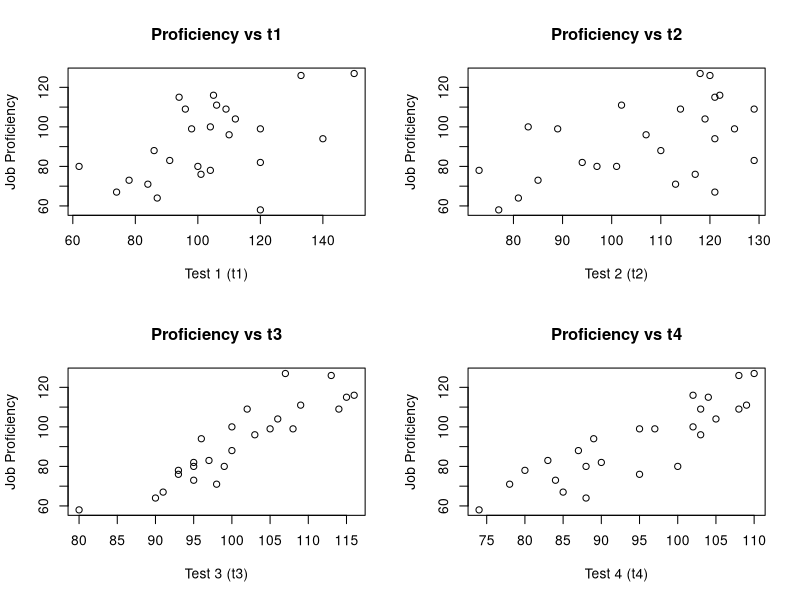

Here is the R script that generated this plot:
# Problem 1 , part 1:
library(readxl)
jobs <- read_excel("data.xlsx", col_names = FALSE)
colnames(jobs) <- c("proficiency", "t1", "t2", "t3", "t4")
summary(jobs)
par(mfrow = c(2, 2))

# Biểu đồ proficiency vs t1
plot(jobs$t1, jobs$proficiency,
     xlab = "Test 1 (t1)",
     ylab = "Job Proficiency",
     main = "Proficiency vs t1")
# Biểu đồ proficiency vs t2
plot(jobs$t2, jobs$proficiency,
     xlab = "Test 2 (t2)",
     ylab = "Job Proficiency",
     main = "Proficiency vs t2")
# Biểu đồ proficiency vs t3
plot(jobs$t3, jobs$proficiency,
     xlab = "Test 3 (t3)",
     ylab = "Job Proficiency",
     main = "Proficiency vs t3")
# Biểu đồ proficiency vs t4
plot(jobs$t4, jobs$proficiency,
     xlab = "Test 4 (t4)",
     ylab = "Job Proficiency",
     main = "Proficiency vs t4")
par(mfrow = c(1, 1)) # Đặt lại cấu hình vùng vẽ về mặc định (1x1)

# Problem 1 , part 2: